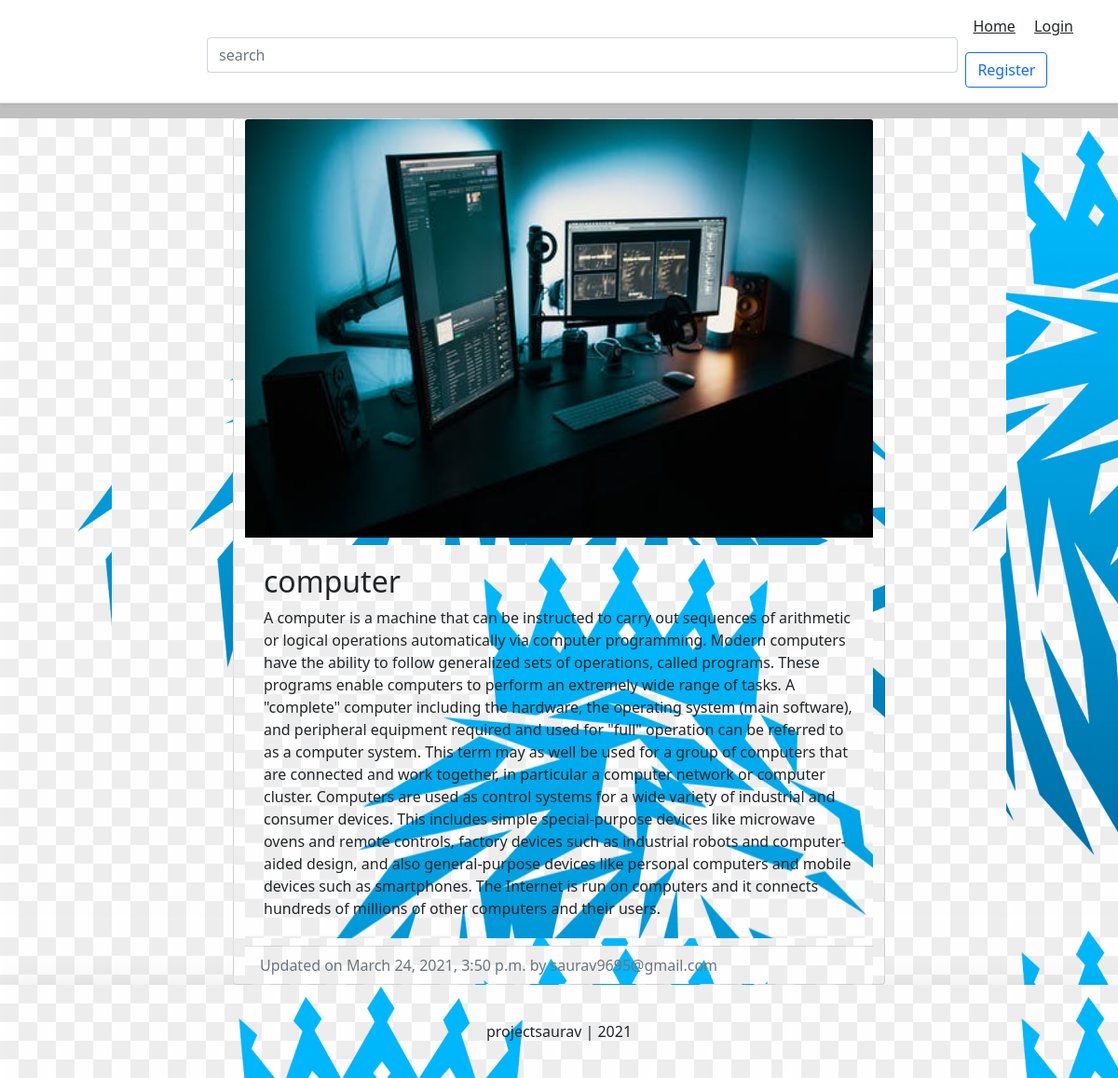
/blog/sauravkushwaha-csdac/, run on the app's committed database.
### blog/models.py (models this page shows, shortened)
class BlogPost(models.Model):
	title					=models.CharField(max_length=50, null=False, blank=False)
	body					=models.TextField(max_length=5000, null=False, blank=False)
	image					=models.ImageField(upload_to=upload_location, null=False, blank=False)
	date_published			=models.DateTimeField(auto_now_add=True, verbose_name="date published")
	date_updated			=models.DateTimeField(auto_now=True, verbose_name="date updated")
	author 					=models.ForeignKey(settings.AUTH_USER_MODEL, on_delete=models.CASCADE)
	slug 					=models.SlugField(blank=True, unique=True)

### account/models.py (models this page shows, shortened)
class Account(AbstractBaseUser):
	email					=models.EmailField(verbose_name="email", max_length=60, unique=True)
	username				=models.CharField(max_length=30, unique=True)
	date_joined				=models.DateTimeField(verbose_name='date_joined', auto_now_add=True)
	last_login				=models.DateTimeField(verbose_name='last_login', auto_now=True)
	is_admin				=models.BooleanField(default=False)
	is_active				=models.BooleanField(default=True)
	is_staff				=models.BooleanField(default=False)
	is_superuser			=models.BooleanField(default=False)
	USERNAME_FIELD ='email'
	REQUIRED_FIELDS =['username',]
	objects = MyAccountManager()
	def __str__(self):
		return self.email

### blog/views.py (the view)
# urls.py: path('<slug>/', detail_blog_view, name="detail"),
def detail_blog_view(request, slug):
	context = {}
	blog_post = get_object_or_404(BlogPost, slug=slug)
	context['blog_post'] = blog_post
	return render(request, 'blog/detail_blog.html', context)

### blog/templates/blog/detail_blog.html (shortened to what this page needs)
{% extends 'base.html' %}
{% block content %}
<div class="container">
	<div class="row">
		<div class="card m-auto">
			<img class="card-img-top" src="{{blog_post.image.url}}">
			<div class="card-body mt-2 mb-2">
			  <h2 class="card-title">{{blog_post.title}}</h2>
			  <p class="card-text">{{blog_post.body|safe}}</p>
			</div>
			<div class="card-footer text-muted">
			  Updated on {{blog_post.date_updated}} by {{blog_post.author}}
			</div>
		</div>
	</div>
</div>
{% endblock content %}

### templates/snippets/header.html (style rules this page uses)
html { font-size: 14px; }
@media (min-width: 768px) { html { font-size: 16px; } }
.container { max-width: 960px; }

### templates/snippets/base_css.html (style rules this page uses)
body { background-color: #c0c0c0; }
div { background-image: url('sau.png'); }

### blog/templates/blog/detail_blog.html (style rules this page uses)
.card { max-width: 700px; }
.card-body { padding: 20px; }

### data on the page
BlogPost: image (picture), title "computer", body "A computer is a machine that can be instructed to carry out sequences of arithmetic or logical operations automatically via computer programming. Modern computers have the ability to follow generalized sets of operations, called programs. These programs enable computers to perform an extremely wide range of tasks. A \"complete\" computer including the hardware, the operating system (main software), and peripheral equipment required and used for \"full\" operation can be referred to as a computer system. This term may as well be used for a group of computers that are connected and work together, in particular a computer network or computer cluster. Computers are used as control systems for a…", date_updated "March 24, 2021, 3:50 p.m.", author "saurav9695@gmail.com"
